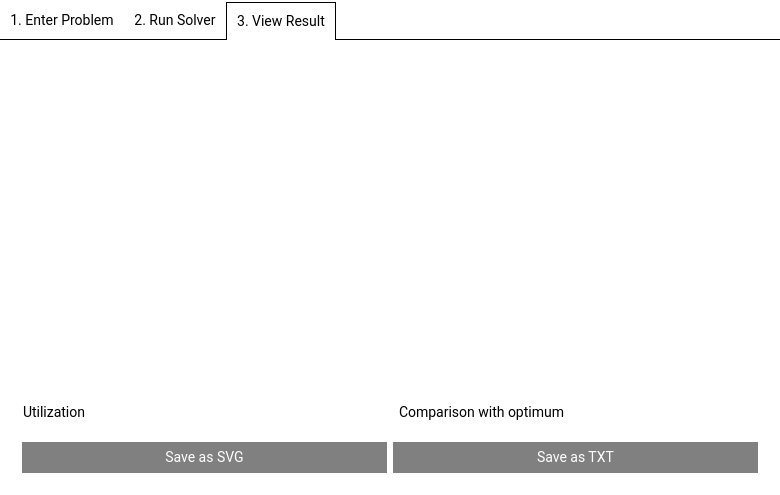
<?xml version="1.0" encoding="UTF-8"?>
<ui version="4.0">
 <class>MainWindow</class>
 <widget class="QMainWindow" name="MainWindow">
  <property name="enabled">
   <bool>true</bool>
  </property>
  <property name="geometry">
   <rect>
    <x>0</x>
    <y>0</y>
    <width>780</width>
    <height>495</height>
   </rect>
  </property>
  <property name="windowTitle">
   <string>Optiblech Solver</string>
  </property>
  <property name="autoFillBackground">
   <bool>false</bool>
  </property>
  <property name="styleSheet">
   <string notr="true">#centralWidget{
	background:white;
	padding:0px;
}

QTabBar::tab{
	background:white;
	padding:10px;

}

QLayout{
	padding:0px;
	margin:0px;
}

QTabWidget::pane{
	border-top:1px solid black;
	margin-top:-1px;
}

QTabBar::tab:selected{
	border-top:1px solid black;
	border-left:1px solid black;
	border-right:1px solid black;
}
QTabBar::tab:!selected{
	border-bottom:1px solid black;
}

QWidget{
	font-family: Roboto;
	background-color: white;
	font-size:14px;
}

QTabWidget{
	border-top: 0px solid black;
}

QGroupBox{
	border:2px solid black;
	padding-top:15px;
}

QGroupBox:!enabled{
	border:2px solid grey;
}

QGroupBox::title{
	subcontrol-origin: padding;
	margin-top:4px;
	margin-left:7px;
}

QPushButton:!enabled{
	background-color:grey;
}

#pushButton:!enabled{
	background-color:red;
}

#pushButton:enabled{
	background-color:green;
}


QPushButton {
  padding: 7px;
  border: none;
  color: white;
  background-color: #404040;
  border-color: #404040;
}
QPushButton:hover {
  background-color: #262626;
  border-color: #1a1a1a;
}
QPushButton:pressed {
  background-color: #1a1a1a;
  border-color: #0d0d0d;
}
#helpButton {
  background-color: #9954bb;
  border-color: #9954bb;
}
#helpButton:hover {
  background-color: #7e3f9d;
  border-color: #6f378b;
}
#helpButton:pressed {
  background-color: #6f378b;
  border-color: #613079;
}
#selectInputButton,
#solveButton {
  background-color: #2780e3;
  border-color: #2780e3;
}
#selectInputButton:hover,
#solveButton:hover {
  background-color: #1967be;
  border-color: #165ba8;
}
#selectInputButton:pressed,
#solveButton:pressed {
  background-color: #165ba8;
  border-color: #134f91;
}</string>
  </property>
  <property name="tabShape">
   <enum>QTabWidget::Rounded</enum>
  </property>
  <widget class="QWidget" name="centralWidget">
   <property name="styleSheet">
    <string notr="true"/>
   </property>
   <layout class="QHBoxLayout" name="horizontalLayout">
    <property name="spacing">
     <number>-1</number>
    </property>
    <property name="leftMargin">
     <number>0</number>
    </property>
    <property name="topMargin">
     <number>2</number>
    </property>
    <property name="rightMargin">
     <number>0</number>
    </property>
    <property name="bottomMargin">
     <number>0</number>
    </property>
    <item>
     <widget class="QTabWidget" name="tabWidget">
      <property name="enabled">
       <bool>true</bool>
      </property>
      <property name="styleSheet">
       <string notr="true"/>
      </property>
      <property name="currentIndex">
       <number>2</number>
      </property>
      <property name="documentMode">
       <bool>false</bool>
      </property>
      <property name="tabsClosable">
       <bool>false</bool>
      </property>
      <widget class="QWidget" name="tab">
       <property name="enabled">
        <bool>true</bool>
       </property>
       <attribute name="title">
        <string>1. Enter Problem</string>
       </attribute>
       <layout class="QHBoxLayout" name="horizontalLayout_2">
        <item>
         <layout class="QGridLayout" name="gridLayout">
          <item row="7" column="1">
           <widget class="QPushButton" name="pushButton_2">
            <property name="enabled">
             <bool>true</bool>
            </property>
            <property name="text">
             <string>Save Problem</string>
            </property>
           </widget>
          </item>
          <item row="0" column="1">
           <widget class="QPushButton" name="selectInputButton">
            <property name="enabled">
             <bool>true</bool>
            </property>
            <property name="maximumSize">
             <size>
              <width>4000</width>
              <height>16777215</height>
             </size>
            </property>
            <property name="text">
             <string>Open Problem</string>
            </property>
           </widget>
          </item>
          <item row="3" column="1">
           <widget class="QGroupBox" name="groupBox">
            <property name="enabled">
             <bool>true</bool>
            </property>
            <property name="title">
             <string>Forms</string>
            </property>
            <layout class="QVBoxLayout" name="verticalLayout_7">
             <item>
              <widget class="QListWidget" name="absFormList"/>
             </item>
             <item>
              <layout class="QHBoxLayout" name="horizontalLayout_6">
               <item>
                <widget class="QPushButton" name="addFormButton">
                 <property name="text">
                  <string>+</string>
                 </property>
                </widget>
               </item>
               <item>
                <widget class="QPushButton" name="editFormButton">
                 <property name="text">
                  <string>Rename Form</string>
                 </property>
                </widget>
               </item>
               <item>
                <widget class="QPushButton" name="delFormButton">
                 <property name="text">
                  <string>-</string>
                 </property>
                </widget>
               </item>
              </layout>
             </item>
            </layout>
           </widget>
          </item>
          <item row="3" column="2" rowspan="4">
           <widget class="QGroupBox" name="currentFormBox">
            <property name="enabled">
             <bool>false</bool>
            </property>
            <property name="title">
             <string>Current Form</string>
            </property>
            <layout class="QVBoxLayout" name="verticalLayout_6">
             <item>
              <layout class="QHBoxLayout" name="horizontalLayout_4">
               <item>
                <widget class="QListWidget" name="pointList"/>
               </item>
               <item>
                <widget class="QWidget" name="formViewerWidget" native="true">
                 <property name="enabled">
                  <bool>false</bool>
                 </property>
                 <property name="sizePolicy">
                  <sizepolicy hsizetype="Expanding" vsizetype="Expanding">
                   <horstretch>2</horstretch>
                   <verstretch>0</verstretch>
                  </sizepolicy>
                 </property>
                 <property name="minimumSize">
                  <size>
                   <width>100</width>
                   <height>0</height>
                  </size>
                 </property>
                 <layout class="QHBoxLayout" name="formViewer">
                  <property name="sizeConstraint">
                   <enum>QLayout::SetDefaultConstraint</enum>
                  </property>
                  <property name="leftMargin">
                   <number>0</number>
                  </property>
                  <property name="topMargin">
                   <number>0</number>
                  </property>
                  <property name="rightMargin">
                   <number>0</number>
                  </property>
                  <property name="bottomMargin">
                   <number>0</number>
                  </property>
                 </layout>
                </widget>
               </item>
              </layout>
             </item>
             <item>
              <widget class="QWidget" name="pointManageContainer" native="true">
               <layout class="QHBoxLayout" name="horizontalLayout_5">
                <property name="spacing">
                 <number>5</number>
                </property>
                <property name="leftMargin">
                 <number>0</number>
                </property>
                <property name="topMargin">
                 <number>0</number>
                </property>
                <property name="rightMargin">
                 <number>0</number>
                </property>
                <property name="bottomMargin">
                 <number>0</number>
                </property>
                <item>
                 <widget class="QPushButton" name="addPointButton">
                  <property name="text">
                   <string>+</string>
                  </property>
                 </widget>
                </item>
                <item>
                 <widget class="QPushButton" name="editPointButton">
                  <property name="text">
                   <string>Edit Point</string>
                  </property>
                 </widget>
                </item>
                <item>
                 <widget class="QPushButton" name="delPointButton">
                  <property name="text">
                   <string>-</string>
                  </property>
                 </widget>
                </item>
               </layout>
              </widget>
             </item>
             <item>
              <layout class="QHBoxLayout" name="horizontalLayout_7">
               <property name="topMargin">
                <number>0</number>
               </property>
               <item>
                <widget class="QLabel" name="label_4">
                 <property name="text">
                  <string>Amount:</string>
                 </property>
                </widget>
               </item>
               <item>
                <widget class="QSpinBox" name="pointAmount"/>
               </item>
              </layout>
             </item>
            </layout>
            <zorder></zorder>
            <zorder>pointManageContainer</zorder>
           </widget>
          </item>
          <item row="2" column="1" colspan="2">
           <layout class="QHBoxLayout" name="horizontalLayout_9">
            <property name="topMargin">
             <number>10</number>
            </property>
            <property name="rightMargin">
             <number>0</number>
            </property>
            <item>
             <widget class="QLabel" name="label_3">
              <property name="text">
               <string>Plane width: </string>
              </property>
             </widget>
            </item>
            <item>
             <widget class="QDoubleSpinBox" name="planeWidth"/>
            </item>
            <item>
             <widget class="QLabel" name="label_5">
              <property name="text">
               <string>Plane height</string>
              </property>
             </widget>
            </item>
            <item>
             <widget class="QDoubleSpinBox" name="planeHeight">
              <property name="maximum">
               <double>98.989999999999995</double>
              </property>
             </widget>
            </item>
           </layout>
          </item>
          <item row="0" column="2" alignment="Qt::AlignRight">
           <widget class="QPushButton" name="helpButton">
            <property name="text">
             <string>Info and Help</string>
            </property>
           </widget>
          </item>
          <item row="7" column="2">
           <widget class="QPushButton" name="pushButton">
            <property name="enabled">
             <bool>false</bool>
            </property>
            <property name="maximumSize">
             <size>
              <width>5000</width>
              <height>16777215</height>
             </size>
            </property>
            <property name="text">
             <string>You can't proceed - problem empty</string>
            </property>
           </widget>
          </item>
         </layout>
        </item>
       </layout>
      </widget>
      <widget class="QWidget" name="tab_2">
       <property name="enabled">
        <bool>true</bool>
       </property>
       <attribute name="title">
        <string>2. Run Solver</string>
       </attribute>
       <layout class="QVBoxLayout" name="verticalLayout_2">
        <item>
         <layout class="QHBoxLayout" name="horizontalLayout_10">
          <item>
           <widget class="QLabel" name="label_6">
            <property name="sizePolicy">
             <sizepolicy hsizetype="Minimum" vsizetype="Preferred">
              <horstretch>0</horstretch>
              <verstretch>0</verstretch>
             </sizepolicy>
            </property>
            <property name="minimumSize">
             <size>
              <width>40</width>
              <height>0</height>
             </size>
            </property>
            <property name="text">
             <string>Tolerance (max. 1, min. 0.0001)</string>
            </property>
           </widget>
          </item>
          <item>
           <widget class="QDoubleSpinBox" name="toleranceSpinBox">
            <property name="decimals">
             <number>4</number>
            </property>
            <property name="minimum">
             <double>0.000100000000000</double>
            </property>
            <property name="maximum">
             <double>1.000000000000000</double>
            </property>
            <property name="singleStep">
             <double>0.001000000000000</double>
            </property>
            <property name="value">
             <double>0.000100000000000</double>
            </property>
           </widget>
          </item>
         </layout>
        </item>
        <item>
         <spacer name="verticalSpacer_2">
          <property name="orientation">
           <enum>Qt::Vertical</enum>
          </property>
          <property name="sizeType">
           <enum>QSizePolicy::Fixed</enum>
          </property>
          <property name="sizeHint" stdset="0">
           <size>
            <width>20</width>
            <height>20</height>
           </size>
          </property>
         </spacer>
        </item>
        <item>
         <widget class="QCheckBox" name="checkBox">
          <property name="text">
           <string>Combine forms for better utilization</string>
          </property>
          <property name="checked">
           <bool>true</bool>
          </property>
         </widget>
        </item>
        <item>
         <spacer name="verticalSpacer">
          <property name="orientation">
           <enum>Qt::Vertical</enum>
          </property>
          <property name="sizeType">
           <enum>QSizePolicy::Minimum</enum>
          </property>
          <property name="sizeHint" stdset="0">
           <size>
            <width>20</width>
            <height>30</height>
           </size>
          </property>
         </spacer>
        </item>
        <item>
         <widget class="QCheckBox" name="showCaseCheckBox">
          <property name="text">
           <string>Activate Step-by-Step Showcase mode</string>
          </property>
          <property name="checked">
           <bool>false</bool>
          </property>
         </widget>
        </item>
        <item>
         <widget class="QGroupBox" name="showCaseGroup">
          <property name="enabled">
           <bool>false</bool>
          </property>
          <property name="sizePolicy">
           <sizepolicy hsizetype="Minimum" vsizetype="Fixed">
            <horstretch>0</horstretch>
            <verstretch>0</verstretch>
           </sizepolicy>
          </property>
          <property name="title">
           <string>Showcase params</string>
          </property>
          <layout class="QHBoxLayout" name="horizontalLayout_3">
           <item>
            <widget class="QLabel" name="label_2">
             <property name="text">
              <string>Delay (seconds)</string>
             </property>
            </widget>
           </item>
           <item>
            <widget class="QDoubleSpinBox" name="delaySpinBox">
             <property name="minimum">
              <double>0.010000000000000</double>
             </property>
             <property name="singleStep">
              <double>0.100000000000000</double>
             </property>
             <property name="value">
              <double>0.500000000000000</double>
             </property>
            </widget>
           </item>
          </layout>
         </widget>
        </item>
        <item alignment="Qt::AlignVCenter">
         <widget class="QPushButton" name="solveButton">
          <property name="sizePolicy">
           <sizepolicy hsizetype="Preferred" vsizetype="Maximum">
            <horstretch>0</horstretch>
            <verstretch>0</verstretch>
           </sizepolicy>
          </property>
          <property name="maximumSize">
           <size>
            <width>16777215</width>
            <height>16777215</height>
           </size>
          </property>
          <property name="text">
           <string>Solve</string>
          </property>
         </widget>
        </item>
       </layout>
      </widget>
      <widget class="QWidget" name="tab_3">
       <property name="enabled">
        <bool>true</bool>
       </property>
       <attribute name="title">
        <string>3. View Result</string>
       </attribute>
       <layout class="QVBoxLayout" name="verticalLayout">
        <item>
         <widget class="QWidget" name="svgContainer_2" native="true">
          <property name="enabled">
           <bool>true</bool>
          </property>
          <property name="sizePolicy">
           <sizepolicy hsizetype="Expanding" vsizetype="Expanding">
            <horstretch>0</horstretch>
            <verstretch>0</verstretch>
           </sizepolicy>
          </property>
          <property name="minimumSize">
           <size>
            <width>50</width>
            <height>50</height>
           </size>
          </property>
          <layout class="QVBoxLayout" name="svgContainer"/>
         </widget>
        </item>
        <item>
         <layout class="QHBoxLayout" name="horizontalLayout_11">
          <property name="leftMargin">
           <number>12</number>
          </property>
          <property name="topMargin">
           <number>5</number>
          </property>
          <property name="bottomMargin">
           <number>5</number>
          </property>
          <item>
           <widget class="QLabel" name="utilizationLabel">
            <property name="text">
             <string>Utilization</string>
            </property>
           </widget>
          </item>
          <item>
           <widget class="QLabel" name="optimumLabel">
            <property name="text">
             <string>Comparison with optimum</string>
            </property>
           </widget>
          </item>
         </layout>
        </item>
        <item>
         <widget class="QWidget" name="saveContainer" native="true">
          <property name="enabled">
           <bool>false</bool>
          </property>
          <layout class="QHBoxLayout" name="horizontalLayout_8">
           <property name="topMargin">
            <number>10</number>
           </property>
           <item>
            <widget class="QPushButton" name="saveSVG">
             <property name="text">
              <string>Save as SVG</string>
             </property>
            </widget>
           </item>
           <item>
            <widget class="QPushButton" name="saveTXT">
             <property name="text">
              <string>Save as TXT</string>
             </property>
            </widget>
           </item>
          </layout>
         </widget>
        </item>
       </layout>
      </widget>
     </widget>
    </item>
   </layout>
  </widget>
 </widget>
 <layoutdefault spacing="6" margin="11"/>
 <resources/>
 <connections/>
</ui>
